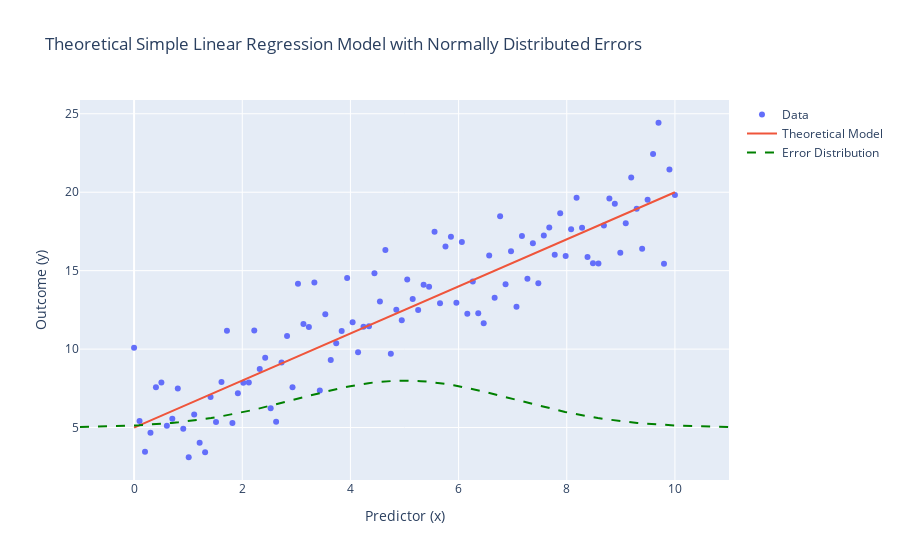

Notebook code cell kept with this figure:
### Markdown cell above
A simple linear regression model is a statistical model that predicts the relationship between the independent and dependent variable, assuming that they have a linear relationship. Changes in the independent variable results in proportional changes in the dependent variable. The independent variable is known as the predictor, it influences and predicts changes in the dependent variable, it is on the x-axis of a graph. The dependent variable is also known as the outcome, it is the variable we want to explain based on changes in the predictor, it is on the y-axis of a graph. Because they have a linear relationship, the slope tells us how much the outcome increases as the predictor changes, showing the strength and direction of change. The intercept is what we expect the outcome to be when the predictor is 0, and error term is the difference between the actual outcome and the value predicted by the regression line. The equation for a simple linear regression model is y=intercept+(slope×x)+error. When combining the line with normally distributed errors, the outcome y ends up being normally distributed around the line for each value of x. Therefore, when we look at all the predicted y values, they form a pattern that can be seen as a sample from a normal distribution.

### Code cell
import numpy as np
import plotly.graph_objects as go
from scipy.stats import norm

# Parameters for our theoretical model
intercept = 5            # Intercept of the theoretical model
slope = 1.5              # Slope of the theoretical model
error_std = 2            # Standard deviation of the normally distributed error
x_values = np.linspace(0, 10, 100)  # Predictor variable (x)

# Generate normally distributed errors and theoretical outcome variable y
errors = np.random.normal(0, error_std, size=x_values.shape)
y_values = intercept + slope * x_values + errors

# Create the scatter plot of the data points
fig = go.Figure()
fig.add_trace(go.Scatter(x=x_values, y=y_values, mode='markers', name='Data'))

# Add the theoretical model line (without fitting)
theoretical_y = intercept + slope * x_values
fig.add_trace(go.Scatter(x=x_values, y=theoretical_y, mode='lines', name='Theoretical Model'))

# Generate a normal distribution curve for the errors
error_range = np.linspace(-3 * error_std, 3 * error_std, 100)
pdf_values = norm.pdf(error_range, 0, error_std)  # Centered at 0, scaled by error std

# Plot the normal distribution of errors as a curve offset to one side (for visual clarity)
fig.add_trace(go.Scatter(
    x=error_range + x_values.mean(),  # Offset to display next to the data
    y=pdf_values * 15 + intercept,    # Scale and offset the PDF to align with the model
    mode='lines', 
    name="Error Distribution",
    line=dict(dash="dash", color="green")
))

# Configure layout
fig.update_layout(
    title="Theoretical Simple Linear Regression Model with Normally Distributed Errors",
    xaxis_title="Predictor (x)",
    yaxis_title="Outcome (y)",
    showlegend=True
)

# Display plot
fig.show()

### Figure 1 — Plotly figure (JSON) as saved in the notebook; plotly's stock layout.template omitted (floating-point values rounded to 4 significant figures)
{"data": [{"mode": "markers", "name": "Data", "type": "scatter", "x": [0, 0.101, 0.202, 0.303, 0.404, 0.5051, 0.6061, 0.7071, 0.8081, 0.9091, 1.01, 1.111, 1.212, 1.313, 1.414, 1.515, 1.616, 1.717, 1.818, 1.919, 2.02, 2.121, 2.222, 2.323, 2.424, 2.525, 2.626, 2.727, 2.828, 2.929, 3.03, 3.131, 3.232, 3.333, 3.434, 3.535, 3.636, 3.737, 3.838, 3.939, 4.04, 4.141, 4.242, 4.343, 4.444, 4.545, 4.646, 4.747, 4.848, 4.949, 5.051, 5.152, 5.253, 5.354, 5.455, 5.556, 5.657, 5.758, 5.859, 5.96, 6.061, 6.162, 6.263, 6.364, 6.465, 6.566, 6.667, 6.768, 6.869, 6.97, 7.071, 7.172, 7.273, 7.374, 7.475, 7.576, 7.677, 7.778, 7.879, 7.98, 8.081, 8.182, 8.283, 8.384, 8.485, 8.586, 8.687, 8.788, 8.889, 8.99, 9.091, 9.192, 9.293, 9.394, 9.495, 9.596, 9.697, 9.798, 9.899, 10], "y": [10.08, 5.424, 3.451, 4.661, 7.569, 7.875, 5.111, 5.566, 7.489, 4.925, 3.107, 5.831, 4.024, 3.419, 6.94, 5.355, 7.904, 11.18, 5.286, 7.179, 7.854, 7.876, 11.19, 8.73, 9.449, 6.235, 5.375, 9.154, 10.83, 7.572, 14.17, 11.6, 11.41, 14.25, 7.364, 12.23, 9.312, 10.38, 11.15, 14.52, 11.71, 9.801, 11.42, 11.45, 14.84, 13.04, 16.32, 9.706, 12.5, 11.84, 14.44, 13.19, 12.49, 14.09, 13.97, 17.47, 12.92, 16.54, 17.17, 12.96, 16.83, 12.25, 14.31, 12.28, 11.65, 15.97, 13.27, 18.47, 14.14, 16.24, 12.7, 17.21, 14.48, 16.74, 14.19, 17.25, 17.76, 16.02, 18.66, 15.93, 17.64, 19.64, 17.74, 15.87, 15.48, 15.45, 17.88, 19.6, 19.27, 16.14, 18.02, 20.93, 18.95, 16.39, 19.52, 22.44, 24.43, 15.45, 21.44, 19.82]}, {"mode": "lines", "name": "Theoretical Model", "type": "scatter", "x": [0, 0.101, 0.202, 0.303, 0.404, 0.5051, 0.6061, 0.7071, 0.8081, 0.9091, 1.01, 1.111, 1.212, 1.313, 1.414, 1.515, 1.616, 1.717, 1.818, 1.919, 2.02, 2.121, 2.222, 2.323, 2.424, 2.525, 2.626, 2.727, 2.828, 2.929, 3.03, 3.131, 3.232, 3.333, 3.434, 3.535, 3.636, 3.737, 3.838, 3.939, 4.04, 4.141, 4.242, 4.343, 4.444, 4.545, 4.646, 4.747, 4.848, 4.949, 5.051, 5.152, 5.253, 5.354, 5.455, 5.556, 5.657, 5.758, 5.859, 5.96, 6.061, 6.162, 6.263, 6.364, 6.465, 6.566, 6.667, 6.768, 6.869, 6.97, 7.071, 7.172, 7.273, 7.374, 7.475, 7.576, 7.677, 7.778, 7.879, 7.98, 8.081, 8.182, 8.283, 8.384, 8.485, 8.586, 8.687, 8.788, 8.889, 8.99, 9.091, 9.192, 9.293, 9.394, 9.495, 9.596, 9.697, 9.798, 9.899, 10], "y": [5, 5.152, 5.303, 5.455, 5.606, 5.758, 5.909, 6.061, 6.212, 6.364, 6.515, 6.667, 6.818, 6.97, 7.121, 7.273, 7.424, 7.576, 7.727, 7.879, 8.03, 8.182, 8.333, 8.485, 8.636, 8.788, 8.939, 9.091, 9.242, 9.394, 9.545, 9.697, 9.848, 10, 10.15, 10.3, 10.45, 10.61, 10.76, 10.91, 11.06, 11.21, 11.36, 11.52, 11.67, 11.82, 11.97, 12.12, 12.27, 12.42, 12.58, 12.73, 12.88, 13.03, 13.18, 13.33, 13.48, 13.64, 13.79, 13.94, 14.09, 14.24, 14.39, 14.55, 14.7, 14.85, 15, 15.15, 15.3, 15.45, 15.61, 15.76, 15.91, 16.06, 16.21, 16.36, 16.52, 16.67, 16.82, 16.97, 17.12, 17.27, 17.42, 17.58, 17.73, 17.88, 18.03, 18.18, 18.33, 18.48, 18.64, 18.79, 18.94, 19.09, 19.24, 19.39, 19.55, 19.7, 19.85, 20]}, {"line": {"color": "green", "dash": "dash"}, "mode": "lines", "name": "Error Distribution", "type": "scatter", "x": [-1, -0.8788, -0.7576, -0.6364, -0.5152, -0.3939, -0.2727, -0.1515, -0.0303, 0.09091, 0.2121, 0.3333, 0.4545, 0.5758, 0.697, 0.8182, 0.9394, 1.061, 1.182, 1.303, 1.424, 1.545, 1.667, 1.788, 1.909, 2.03, 2.152, 2.273, 2.394, 2.515, 2.636, 2.758, 2.879, 3, 3.121, 3.242, 3.364, 3.485, 3.606, 3.727, 3.848, 3.97, 4.091, 4.212, 4.333, 4.455, 4.576, 4.697, 4.818, 4.939, 5.061, 5.182, 5.303, 5.424, 5.545, 5.667, 5.788, 5.909, 6.03, 6.152, 6.273, 6.394, 6.515, 6.636, 6.758, 6.879, 7, 7.121, 7.242, 7.364, 7.485, 7.606, 7.727, 7.848, 7.97, 8.091, 8.212, 8.333, 8.455, 8.576, 8.697, 8.818, 8.939, 9.061, 9.182, 9.303, 9.424, 9.545, 9.667, 9.788, 9.909, 10.03, 10.15, 10.27, 10.39, 10.52, 10.64, 10.76, 10.88, 11], "y": [5.033, 5.04, 5.047, 5.056, 5.067, 5.079, 5.093, 5.108, 5.127, 5.147, 5.17, 5.197, 5.226, 5.259, 5.296, 5.336, 5.381, 5.43, 5.484, 5.542, 5.605, 5.673, 5.746, 5.824, 5.906, 5.994, 6.085, 6.181, 6.28, 6.383, 6.488, 6.596, 6.705, 6.815, 6.925, 7.034, 7.141, 7.246, 7.347, 7.444, 7.535, 7.62, 7.698, 7.769, 7.83, 7.883, 7.926, 7.958, 7.98, 7.991, 7.991, 7.98, 7.958, 7.926, 7.883, 7.83, 7.769, 7.698, 7.62, 7.535, 7.444, 7.347, 7.246, 7.141, 7.034, 6.925, 6.815, 6.705, 6.596, 6.488, 6.383, 6.28, 6.181, 6.085, 5.994, 5.906, 5.824, 5.746, 5.673, 5.605, 5.542, 5.484, 5.43, 5.381, 5.336, 5.296, 5.259, 5.226, 5.197, 5.17, 5.147, 5.127, 5.108, 5.093, 5.079, 5.067, 5.056, 5.047, 5.04, 5.033]}], "layout": {"showlegend": true, "title": {"text": "Theoretical Simple Linear Regression Model with Normally Distributed Errors"}, "xaxis": {"title": {"text": "Predictor (x)"}}, "yaxis": {"title": {"text": "Outcome (y)"}}}}
